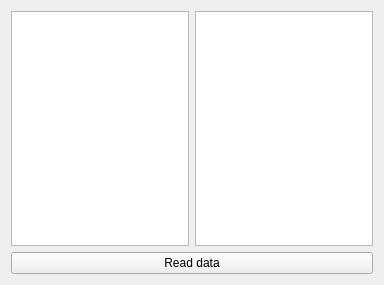
<?xml version="1.0" encoding="UTF-8"?>
<ui version="4.0">
 <class>Widget</class>
 <widget class="QWidget" name="Widget">
  <property name="geometry">
   <rect>
    <x>0</x>
    <y>0</y>
    <width>384</width>
    <height>285</height>
   </rect>
  </property>
  <property name="windowTitle">
   <string>Widget</string>
  </property>
  <layout class="QVBoxLayout" name="verticalLayout">
   <item>
    <layout class="QHBoxLayout" name="horizontalLayout">
     <item>
      <widget class="QTreeView" name="treeView"/>
     </item>
     <item>
      <widget class="QListView" name="listView"/>
     </item>
    </layout>
   </item>
   <item>
    <widget class="QPushButton" name="readDataButton">
     <property name="text">
      <string>Read data</string>
     </property>
    </widget>
   </item>
  </layout>
 </widget>
 <resources/>
 <connections/>
</ui>
